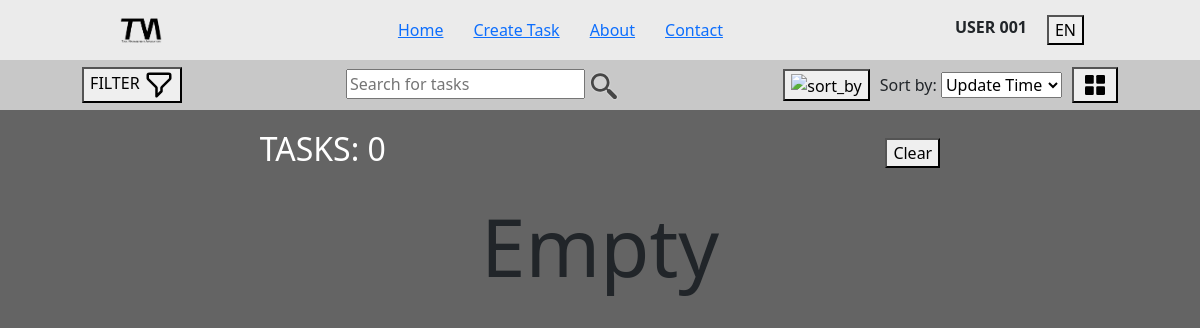
The app's page /, older data.
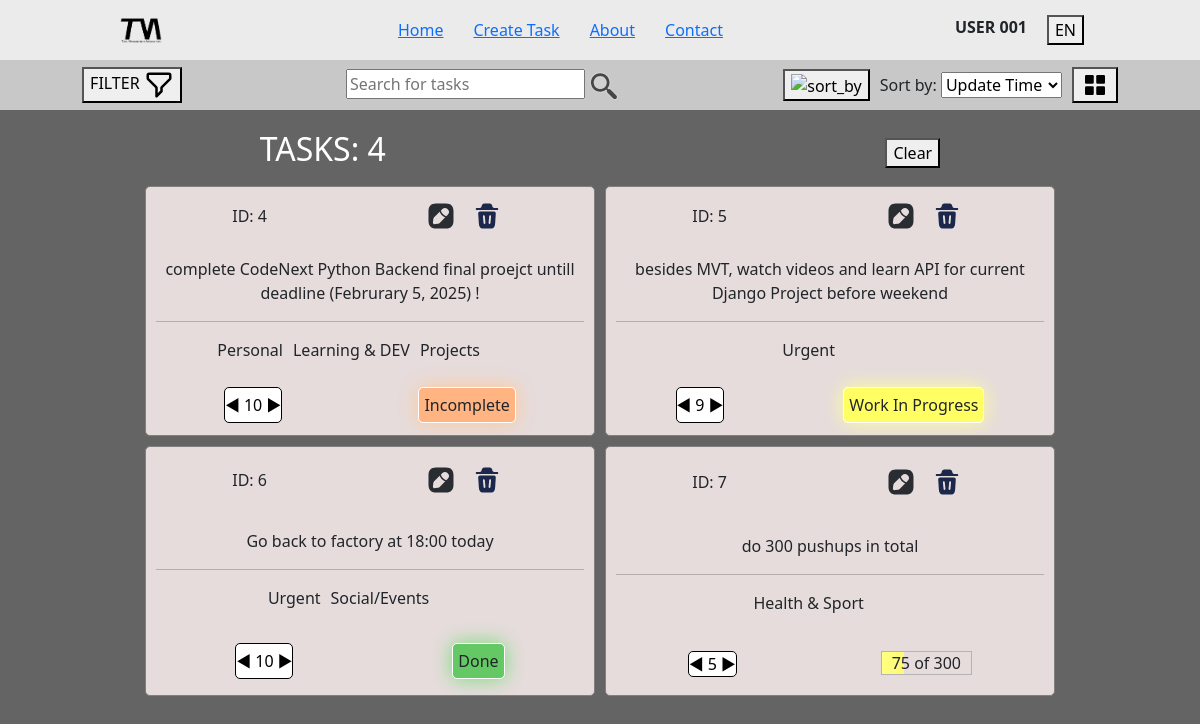
The same page, newer data.
### tasks/models.py (models this page shows, shortened)
class Task(models.Model):
    PRIORITY_OPTIONS = [(1,1), (2,2), (3,3), (4,4), (5,5), (6,6), (7,7), (8,8), (9,9), (10,10)]
    STATUS_OPTIONS = [(1,'1 → Incomplete'), (2,'2 → Work In Progress'), (3,'3 → Done')]
    category_of_task = models.ManyToManyField(Category, null=True, blank=True)
    type_of_task = models.ForeignKey(TypeOfTask, on_delete=models.CASCADE, null=True, blank=True)
    todo = models.TextField(max_length=256, null=True, blank=True)
    priority_level = models.IntegerField(choices=PRIORITY_OPTIONS, default=1)
    todo_status = models.IntegerField(choices=STATUS_OPTIONS, default=1) # CONDITION IN HERE FOR SEPARATION, WHEN CHOOSE TYPE OF TASK, ONLY NECESSARY MODEL MUST BE VISIBLE
    progression_start = models.IntegerField(default=0)
    progression_end = models.IntegerField(default=1) # REQUIRES TRY EXCEPT OR ANY ERROR HANDLER, ONLY ALLOW START<END
    is_starred = models.BooleanField(default=False)
    added_time = models.DateTimeField(auto_now_add=True)
    updated_time = models.DateTimeField(auto_now=True)

class Category(models.Model):
    name = models.CharField(max_length=16)
    class Meta:
        verbose_name = 'category'
        verbose_name_plural = 'categories'

### tasks/views.py (the view)
# urls.py: path('', tasks_view.tasks_list, name='tasks_list'),
def tasks_list(request):
    count_of_tasks = Task.objects.count()
    if count_of_tasks == 0:
        tasks = False # or empty list
    else:
        tasks = Task.objects.all()
    context = {
        'user': 'id_001', # guest id_001
        'sort': 'descending',
        'view_mode': 'grid_cards',
        'tasks': tasks,
        'count': count_of_tasks,
        'is_nav': True,
    }
    if context['user'] == 'guest':
        print('login first')
        return render(request, 'accounts/sign_in.html')
    elif context['user'] == 'id_001':
        print('welcome "user 001"')
        return render(request, 'tasks/tasks_list.html', context)

### templates/tasks/tasks_list.html (shortened to what this page needs)
{% extends '../base/layout.html' %}
{% load static %}
{% block content %}
    <div style="background-color: rgb(100,100,100); min-height: 850px;">
        {% include '../base/control_bar.html' %}
        <div style="display: flex; justify-content: center; margin: 20px 10px 0px 10px;">
            <main style="width: 100%;">
                <div style="
                display: flex;
                justify-content: space-around;
                align-items: center;
                ">
                    <h2 style="color: rgb(255,255,255);">
                        {% if tasks.count > 0 %}
                            TASKS: {{ tasks.count }}
                        {% else %}
                            TASKS: 0
                        {% endif %}
                    </h2>
                    <button>
                        Clear
                    </button>
                </div>
                <div style="display: flex; justify-content: center; flex-wrap: wrap; gap: 10px; padding: 10px;">
                    {% if tasks %}
                        {% for card in tasks %}
                            {% include '../base/task_card.html' %}
                        {% endfor %}
                    {% else %}
                        <div style="display: flex; justify-content: center; align-items: center; font-size: 5em">
                            Empty
                        </div>
                    {% endif %}
                </div>
            </main>
        </div>
    </div>
{% endblock %}

### templates/base/layout.html (shortened to what this page needs)
<!DOCTYPE html>
<html lang="en">
    <head>
        {% load static %}
        <link rel="stylesheet" href="{% static 'css/global.css' %}">
        <link href="https://cdn.jsdelivr.net/npm/bootstrap@5.3.3/dist/css/bootstrap.min.css" rel="stylesheet">
    </head>
    <body>
        {% if is_nav == True %}
            {% include './navbar.html' %}
        {% endif %}
        {% block content %}{% endblock %}
    </body>
</html>

### templates/base/navbar.html (shortened to what this page needs)
{% load static %}
<nav style="display: flex; justify-content: space-around; align-items: center; background-color: rgb(235,235,235); min-height: 60px;">
    <span>
        <a href="{% url 'tasks_list' %}">
            <img src="{% static 'img/logo/logo_black.png' %}" alt="task-mgmt-app" onclick={console.log(this.src)} width="50px">
        </a>
    </span>
    <span style="display: flex; align-items: center;">
        <ul style="display: flex; gap: 30px; list-style: none; align-items: center; margin: 0; padding: 0;">
            {% if user == 'guest' %}
                <li>
                    <a href="{% url 'tasks_list' %}"> Home </a>
                </li>
                <li>
                    <a href="{% url 'about' %}"> About </a>
                </li>
                <li>
                    <a href="{% url 'contact' %}"> Contact </a>
                </li>
            {% else %}
                <li>
                    <a href="{% url 'tasks_list' %}"> Home </a>
                </li>
                <li>
                    <a href="{% url 'create_task' %}"> Create Task </a>
                </li>
                <li>
                    <a href="{% url 'about' %}"> About </a>
                </li>
                <li>
                    <a href="{% url 'contact' %}"> Contact </a>
                </li>
            {% endif %}
        </ul>
    </span>
    <span">
        <span style="display: flex; position: relative; gap: 20px;">
            <span>
                {% if user == 'guest' %}
                    <p onmouseenter={profile_dropdown_show()} onmouseleave={profile_dropdown_hide()} style="margin-bottom: 0;"> <b> GUEST </b> </p>
                {% else %}
                    <p onmouseenter={profile_dropdown_show()} onmouseleave={profile_dropdown_hide()} style="margin-bottom: 0;"> <b> USER 001 </b> </p>
                {% endif %}
            </span>
            <span>
                <button id="select_language" onmouseenter={language_dropdown_show()} onmouseleave={language_dropdown_hide()}> EN </button>
            </span>
        </span>
</nav>

### templates/base/control_bar.html (shortened to what this page needs)
{% load static %}
<div style="display: flex; justify-content: space-around; align-items: center; background-color: rgb(200,200,200); min-height: 50px;">
    <div>
        <button onclick={ToggleFilterPanel()}>
            FILTER
            <img src="{% static 'img/icons/filter-svgrepo-com.svg' %}" alt="filter" style="width: 30px;">
        </button>
    </div>
    <div>
        <input type="search" id="search_input" placeholder="Search for tasks">
    </div>
    <div style="display: flex; align-items: center; gap: 10px;">
        <button id="sort_direction_btn" onclick={SortDirection()}>
            <img src="{% static 'img/icons/sort-from-bottom-to-top-svgrepo-com.svg' %}" alt="sort_by" style="width: 30px;" id="sort_direct_ico">
        </button>
        <label for="sort_by" onclick={SortTasksBy()}>
            Sort by:
            <select name="sort_by" id="sort_by">
                <option value="update_time"> Update Time </option>
            </select>
        </label>
        <button id="select_view" onclick={SelectView()}>
            {% if view_mode == 'grid_cards' %}
                <img src="{% static 'img/icons/grid-view-svgrepo-com.svg' %}" alt="grid_view" style="width: 30px;" id="select_view_ico">
            {% elif view_mode == 'list_cards' %}
                <img src="{% static 'img/icons/view-list-bullet-rtl-svgrepo-com.svg' %}" alt="list_view" style="width: 30px;" id="select_view_ico">
            {% endif %}
        </button>
    </div>
 </div>

### templates/base/filter.html (shortened to what this page needs)
{% load static %}

### templates/base/task_card.html (shortened to what this page needs)
{% load static %}
<div style="
border: 1px solid rgb(128,128,128);
width: 450px;
height: 250px;
border-radius: 5px;
padding: 10px;
overflow: hidden;
display: flex;
flex-direction: column;
justify-content: space-around;
align-items: center;
background-color: rgb(230, 220, 220);">
    <div style="
    width: 100%;
    display: flex;
    justify-content: space-around;
    align-items: center;
    ">
        <span>
            ID: {{ card.id }}
        </span>
        <span>
            <button style="outline: none; border: none; background-color: transparent;">
                <img src="{% static 'img/icons/edit-svgrepo-com.svg' %}" alt="update_task" style="width: 30px; height: 30px;">
            </button>
            <button style="outline: none; border: none; background-color: transparent;">
                <img src="{% static 'img/icons/trash-bin-trash-svgrepo-com.svg' %}" alt="delete_task" style="width: 30px; height: 30px;">
            </button>
        </span>
    </div>
    <div style="
    width: 100%;
    margin: 20px 0px;
    ">
        <p style="
        text-align: center;
        ">
            {{ card.todo }}
        </p>
        <hr>
        <span>
            <div style="
            display: flex;
            justify-content: center;
            flex-wrap: wrap;
            gap: 10px;
            width: 90%;
            max-height: 100px;
            overflow-y: auto;
            ">
                {% for category in card.category_of_task.all %}
                    <span>
                        {{ category.name }}
                    </span>
                {% endfor %}
            </div>
        </span>
    </div>
    <div style="
    width: 100%;
    display: flex;
    justify-content: space-around;
    ">
        <div class="priority_badge">
            ◄ {{ card.priority_level }} ►
        </div>
        <div>
            {% if card.type_of_task_id == 1 %}
                {% if card.todo_status == 1 %}
                    <div style="
                    width: auto;
                    border: 1px solid rgb(255,255,255);
                    background-color: rgb(255,180,130);
                    outline: none;
                    padding: 5px;
                    filter: drop-shadow(0px 0px 10px rgb(255,200,150));
                    border-radius: 5px;
                    "> Incomplete </div>
                {% elif card.todo_status == 2 %}
                    <div style="
                    width: auto;
                    border: 1px solid rgb(255,255,255);
                    background-color: rgb(255,255,100);
                    outline: none;
                    padding: 5px;
                    filter: drop-shadow(0px 0px 10px rgb(255,255,150));
                    border-radius: 5px;
                    "> Work In Progress </div>
                {% elif card.todo_status == 3 %}
                    <div style="
                    width: auto;
                    border: 1px solid rgb(255,255,255);
                    background-color: rgb(100,200,100);
                    outline: none;
                    padding: 5px;
                    filter: drop-shadow(0px 0px 10px rgb(120,220,120));
                    border-radius: 5px;
                    "> Done </div>
                {% endif %}
            {% else %}
                <span style="
                position: relative;
                border: 1px solid rgb(180,180,180);
                width: 200px;
                ">
                    <span style="
                    position: relative;
                    z-index: 5;
                    padding: 10px;
                    ">
                        {% if card.progression_start != card.progression_end %}
                            {{ card.progression_start }} of {{ card.progression_end }}
                        {% else %}
                            COMPLETED
                        {% endif %}
                    </span>
                    <span id="progression_bar" style="
                    position: absolute;
                    left: 0;
                    top: 0;
                    width: 0%;
                    height: 100%;
                    overflow: hidden;
                    background-color: transparent;
                    z-index: 1;
                    ">
                        <span id="bar_stat" style="
                        position: absolute;
                        width: 200px;
                        height: 100%;
                        background: linear-gradient(to right, rgba(255,255,128,1.0), rgba(255,200,50,1.0));
                        z-index: 2;
                        "></span>
                    </span>
                </span>
            {% endif %}
        </div>
    </div>
</div>

### static/css/global.css (style rules this page uses)
.priority_badge { border: 1px solid rgb(0,0,0); border-radius: 5px; display: flex; justify-content: center; align-items: center; background-color: rgb(255,255,255); color: rgb(0,0,0); }

Row changes from the older to the newer data that the page shows:
added Task: id "4", todo "complete CodeNext Python Backend final proejct untill deadline (Februrary 5, 2025) !", priority_level "10", todo_status "Incomplete"
added Category: name "Personal", shown under "4"
added Category: name "Learning & DEV", shown under "4"
added Category: name "Projects", shown under "4"
added Task: id "5", todo "besides MVT, watch videos and learn API for current Django Project before weekend", priority_level "9", todo_status "Work In Progress"
added Category: name "Urgent"
added Task: id "6", todo "Go back to factory at 18:00 today", priority_level "10", todo_status "Done"
added Category: name "Social/Events", shown under "6"
added Task: id "7", todo "do 300 pushups in total", priority_level "5", progression_start "75", progression_end "300"
added Category: name "Health & Sport", shown under "7"
Text that changed along with them:
{{ tasks.count }}: (not shown) → "4"
text no longer shown: "TASKS: 0 Empty"
text now shown: "TASKS:"
